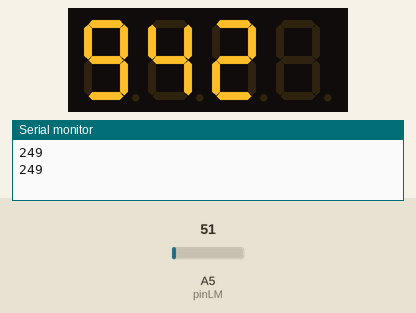
Recording of a sketch running on a simulated Arduino Uno, built with avr-gcc and run on an emulated ATmega328P. Parts: 4-digit seven-segment display, the last lines printed to the serial monitor. Wiring (inferred from the names in the program): 4-digit 7-segment display, segments lit when HIGH: segments pin 2, pin 3, pin 4, pin 5, pin 6, pin 7, pin 8, pin 9; digit selects pin 13, pin 12, pin 11, pin 10. Inputs (shaded band) come from the test bench; at power-on: A5 (pinLM) = 51. The segment pins are drawn as the display they are named for.

Above: at 1.7 s.
1.8 s: A5 (pinLM) set to 61
At 2.2 s:
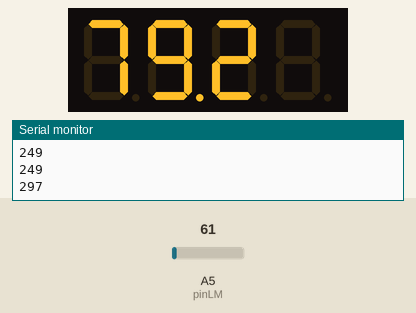
4.2 s: A5 (pinLM) set to 71
At 5.0 s:
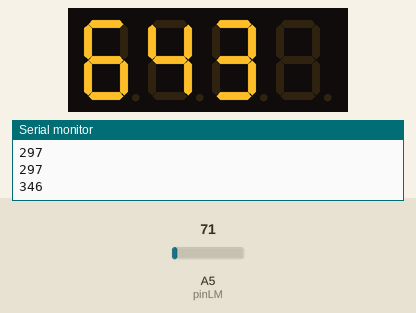
7.0 s: A5 (pinLM) set to 86
At 8.0 s:
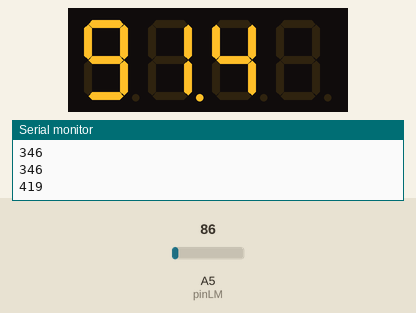
Timing chart, 0 to 10.0 s (numbered marks = the images above; inputs shaded):
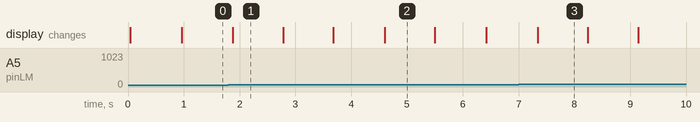

Measured:
- after the input at 1.8 s, the display: changes after 0.08 s (image 1)
- after the input at 4.2 s, the display: changes after 0.40 s (image 2)
- after the input at 7.0 s, the display: changes after 0.34 s (image 3)

The sketch:

demo.ino
```cpp
// (licence header left out)
const int pinLM = A5;

const int Vmax = 625;   //5000:1024
const int LMmax = 128;

const int pinChoose[4] = {10, 11, 12, 13};
const int pinLCD[8] = {2, 3, 4, 5, 6, 7, 8, 9};
const int num[17] = {0x3F, 0x06, 0x5B, 0x4F, 0x66, 0x6D, 0x7D, 0x07, 0x7F, 0x6F, 0x77, 0x7C, 0x39, 0x5E, 0x79, 0x71, 0x80};
// 0123456789 AbCdEF.  + 17

int flash = 2;
void setup()
{
  pinMode(pinLM, INPUT);
  for (int i = 0; i < 4; i++)
  {
    pinMode(pinChoose[i], OUTPUT);
  }
  for (int i = 0; i < 8; i++)
  {
    pinMode(pinLCD[i], OUTPUT);
  }
  Serial.begin( 9600 );
}

void loop()
{
  unsigned int t = analogRead(pinLM);
  t = t * Vmax / LMmax;
  Serial.println( t );
  for (int i = 200; i; i--)
  {
    show_t( t );
  }
  flash = ~flash;
}

void show_num(int nx) {
  for (int i = 0; i < 8; i++)
    digitalWrite(pinLCD[i], ((1 << i)&nx));
}

void show_t(int x) {
  for (int i = 3; i >= 0; i--) {
    digitalWrite(pinChoose[i], LOW);
    if (x) {
      if ( i == flash ) {
        show_num( num[x % 10] | 0x80 );
      } else {
        show_num( num[x % 10] );
      }
    } else {
      show_num( 0x00 );
    }
    delay(1);
    show_num( 0x00 );       //clean
    x /= 10;
    digitalWrite(pinChoose[i], HIGH);
  }
}
```
